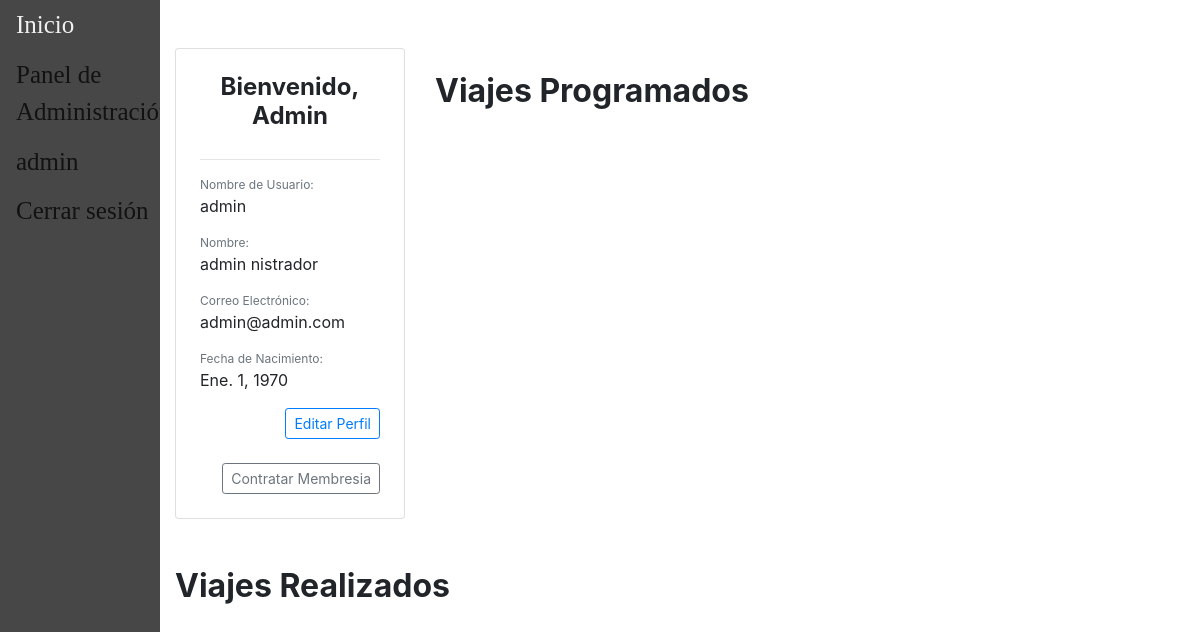
The app's page /accounts/perfil/ (signed in), older data.
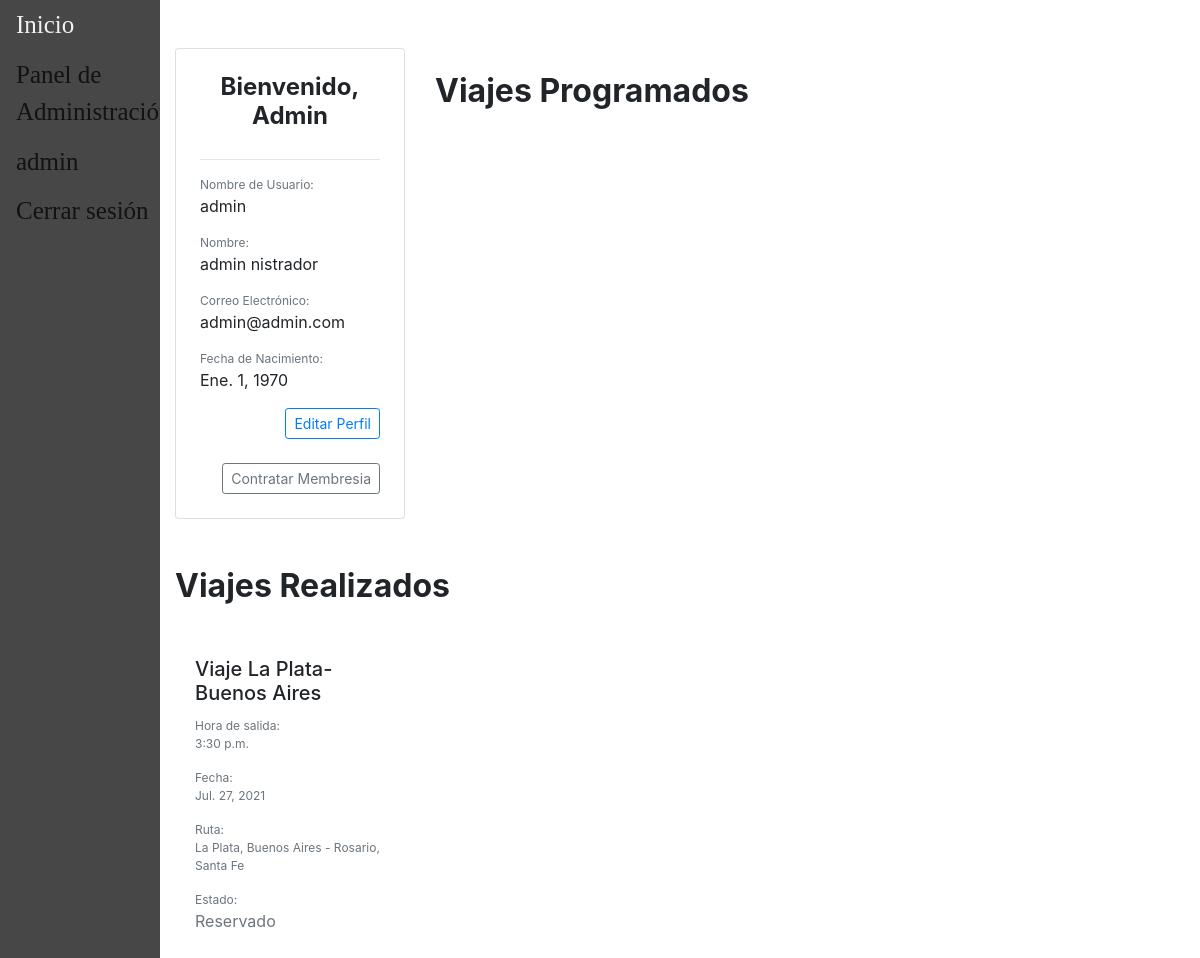
The same page, newer data.
### users/models.py (models this page shows, shortened)
class CustomUser(AbstractUser):
	username = models.CharField(_('Nombre de usuario'),max_length=40,primary_key=True,unique=True)
	email = models.EmailField(_('Dirección de correo electrónico'),unique=True)
	first_name = models.CharField(_('Nombre'),max_length=150)
	last_name = models.CharField(_('Apellido'),max_length=150)
	last_login = models.DateTimeField(_('Última conexión'),auto_now=True)
	fecha_nacimiento = models.DateField(_('Fecha de nacimiento'))
	has_premium = models.BooleanField(_('Posee membresía premium'),default=False)
	fecha_vencimiento = models.DateField(_('Fecha de vencimiento'))
	USERNAME_FIELD = 'username'
	REQUIRED_FIELDS = [
		'email',
		'first_name',
		'last_name',
		'fecha_nacimiento',
	]
	objects = CustomUserManager()

### main/models.py (models this page shows, shortened)
class Viaje(models.Model):
    descripcion = models.CharField(max_length=100)
    fecha = models.DateField(validators=[MinValueValidator(datetime.date.today())])
    hora = models.TimeField(default=None)
    ruta =  models.ForeignKey(Ruta, default=None, on_delete=models.CASCADE)
    chofer = models.ForeignKey(Chofer, default=None, on_delete=models.CASCADE)
    combi =  models.ForeignKey(Combi, default=None, on_delete=models.CASCADE)
    precio = models.DecimalField(default=None, max_digits=10, decimal_places=2, validators=[MinValueValidator(0)])
    insumo = models.ManyToManyField(Insumo,blank=True)
    pasajeros = models.ManyToManyField(Pasajero, blank=True)
    estado = models.CharField(choices={('reservado','Reservado'),('viajando','Viajando'),('finalizado','Finalizado'),('cancelado','Cancelado')},max_length=12,default='reservado')
    class Meta:
        unique_together = ('chofer', 'fecha','hora', 'ruta',)

class Ruta(models.Model):
    origen = models.ForeignKey(Lugar, default=None, on_delete=models.CASCADE, related_name='origen')
    destino = models.ForeignKey(Lugar, default=None, on_delete=models.CASCADE, related_name='destino')
    class Meta:
        unique_together = ('origen', 'destino')
    def __str__(self):
        return str(self.origen)+" - "+str(self.destino)

class Lugar(models.Model):
    localidad = models.CharField(max_length=150)
    provincia = models.CharField(max_length=100)
    class Meta:
        unique_together = ('localidad', 'provincia',)
    def __str__(self):
        return (self.localidad+", "+self.provincia)

### users/views.py (the view)
# urls.py: path('accounts/perfil/', regviews.perfil, name="perfil"),
def perfil(response):
	viajes_pendientes = Viaje.objects.filter(pasajeros__usuario=response.user, pasajeros__estado='reservado')
	viajes_finalizados = Viaje.objects.filter(Q(pasajeros__usuario=response.user) and ~Q(pasajeros__estado='reservado'))
	return render(response,'users/perfil.html',{
		'user': response.user,
		'viajes_finalizados': viajes_finalizados,
		'viajes_pendientes': viajes_pendientes,
	})

### users/templates/users/perfil.html (shortened to what this page needs)
{% extends "main/base.html" %}
{% block content %}
{% load crispy_forms_tags %}
<br />
<br />
<div class="container mx-auto">
    <div class="row">
    	<div class="col-sm-12 col-md-12 col-lg-3 pb-4">
	    	<div class="card p-4">
		    	<h4 class="card-title font-weight-bold text-center">Bienvenido, {{ user.username|title }}</h4>
		      	<hr />
		    	<div class="card-text">
		    		<p class="text-muted mb-0" style="font-size: 12px">Nombre de Usuario:</p>
		    		<p>{{ user.username }}</p>
		    		<p class="text-muted mb-0" style="font-size: 12px">Nombre:</p>
			  		<p>{{ user.first_name }} {{ user.last_name }}</p>
			  		<p class="text-muted mb-0" style="font-size: 12px">Correo Electrónico:</p>
			  		<p>{{ user.email }}</p>
					<p class="text-muted mb-0" style="font-size: 12px">Fecha de Nacimiento:</p>
					<p>{{ user.fecha_nacimiento }}</p>
					<div class="text-right">
						<a role="button" class="btn btn-outline-primary btn-sm" href="{% url 'editar_perfil' %}">Editar Perfil</a>
					</div>
					<br />
					<form action="{% url 'cambiar_membresia' %}" method="POST">
						{% if user.has_premium %}
						<div class="text-right">
							<button type="submit" class="btn btn-outline-secondary btn-sm">Cancelar Gold</button>
						</div>
						<label for="test_usuario" class="">Su Suscripcion Gold vence el dia {{ user.fecha_vencimiento }}</label>
						{% else %}
						<div class="text-right">
							<a role="button" class="btn btn-outline-secondary btn-sm" href="{% url 'contratar_membresia' %}">Contratar Membresia </a>
						</div>
						{% endif %}
					</form>
		        </div>
	    	</div>
	  	</div>
	    <div class="col-sm-12 col-md-12 col-lg-9 pb-4">
	    	<div class="row">
	    		<div class="col-6 my-auto">
	    			<h2 class="font-weight-bold pt-4">Viajes Programados</h2>
	    		</div>
	    	</div>
	      	<br>
	    </div>
    	<div class="col-sm-12 col-md-12 col-lg-9 pb-4">
	    	<div class="row">
	    		<div class="col-6 my-auto">
	    			<h2 class="font-weight-bold pt-4">Viajes Realizados</h2>
	    		</div>
	    	</div>
	      	<br>
	      	<div class="row">
		      	{% for v in viajes_finalizados.all %}
			    	<div class="col-sm-12 col-md-6 col-lg-4 pb-4">
		                <div class="h-100">
							<div class="card-body">
		                  		<h5 class="card-title">{{ v.descripcion }}</h5>
                          		<p class="text-muted mb-0" style="font-size: 12px">Hora de salida:</p>
		                    	<p class="card-text text-muted" style="font-size:12px">{{ v.hora }}</p>
                         		<p class="text-muted mb-0" style="font-size: 12px">Fecha:</p>
                          		<p class="card-text text-muted" style="font-size:12px">{{ v.fecha }}</p>
                          		<p class="text-muted mb-0" style="font-size: 12px">Ruta:</p>
                          		<p class="card-text text-muted" style="font-size:12px">{{ v.ruta }}</p>
								<p class="text-muted mb-0" style="font-size: 12px">Estado:</p>
								<p class="card-text text-muted" style="font-size 12px">{{ v.estado.title }}</p>
		                	</div>
		              	</div>
		            </div>
		    	{% endfor %}
	        </div>
	    </div>
	</div>
</div>
{% endblock content %}

### main/templates/main/base.html (shortened to what this page needs)
{% load static %}
<!doctype html>
<html>
	<head>
		<link rel="stylesheet" href="https://cdn.jsdelivr.net/npm/bootstrap@4.6.0/dist/css/bootstrap.min.css">
	</head>
	<body>
		<main>
			<div class= "sidebar">
				<a href="/">Inicio</a>
				{% if user.is_staff %}
					<a href="/admin">Panel de Administración</a>
				{% endif %}
				{% if user.is_authenticated %}
					<a href="{% url 'perfil'%}">{{user.username}}</a>
					<a href="{% url 'logout'%}">Cerrar sesión</a>
				{% else  %}
					<a href="{% url 'register'%}">Registrarse</a>
					<a href="{% url 'login'%}">Iniciar Sesión</a>
				{% endif %}
			</div>
			<div id="content", name="content", class="main">
				{% block content %}
				{% endblock content %}
			</div>
		</main>
	</body>
</html>

### main/templates/main/base.html (style rules this page uses)
.sidebar { height:100%; width:160px; position: fixed; z-index:1; top:0; left:0; background-color:rgb(71, 71, 71); overflow:hidden; padding-top:20x; }
.sidebar a { padding:6px 8px 6px 16px; text-decoration:none; font-family:Tahoma; font-size: 25px; color: #131212; display:block; }
.main { margin-left:160px; padding:0px 0px; }

Row changes from the older to the newer data that the page shows:
added Viaje: descripcion "Viaje La Plata-Buenos Aires", hora "3:30 p.m.", fecha "Jul. 27, 2021", ruta "La Plata, Buenos Aires - Rosario, Santa Fe", estado "Reservado"
